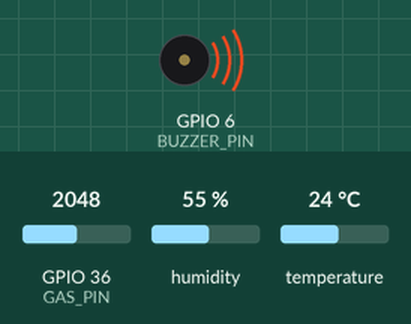
Bench run of a sketch on a simulated ESP32. On the bench: buzzer (waves = sounding). The inputs (shaded band) are chosen by the test bench; at power-on: GPIO 36 (GAS_PIN) = 2048, humidity 55 %, temperature 24 °C. WiFi joins after 1.5 s; servers stay silent unless stated; uploads are accepted with an empty reply; what the sketch prints to the serial monitor is not drawn.

Above: at 3.0 s.
3.1 s: GPIO 36 (GAS_PIN) set to 1926
At 4.0 s:
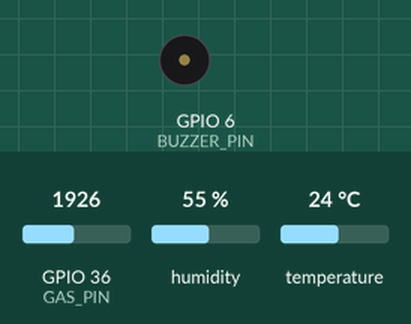
9.4 s: GPIO 36 (GAS_PIN) set to 2040
At 10.2 s:
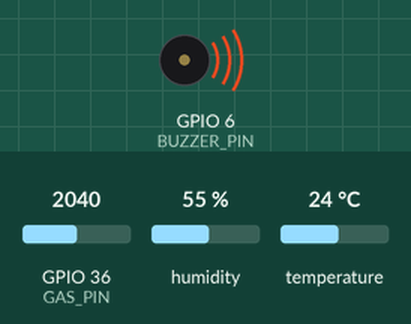
10.9 s: GPIO 36 (GAS_PIN) set to 1960
At 12.3 s:
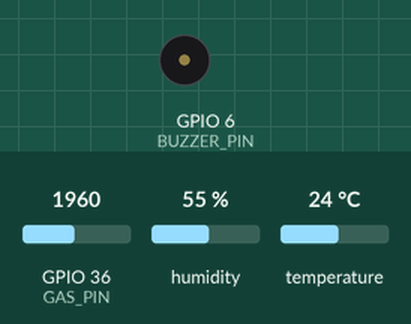
Timing chart, 0 to 13.9 s (numbered marks = the images above; inputs shaded):
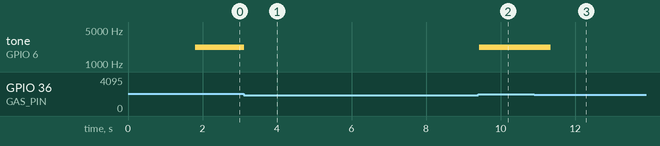

Measured:
- the behaviour switches between 2000 and 1999 on GPIO 36 (GAS_PIN) (found by bisection; images 0 and 1)
- after the input at 3.1 s, tone on GPIO 6 (BUZZER_PIN): 2200 Hz → silent at once
- after the input at 9.4 s, tone on GPIO 6 (BUZZER_PIN): silent → 2200 Hz at once
- after the input at 10.9 s, tone on GPIO 6 (BUZZER_PIN): 2200 Hz → silent after 0.44 s

The sketch:

esp32_ornek_firmware.ino
```cpp
/*
  FireEye — Deneyap Kart 1A Örnek Firmware (HTTP)
  ------------------------------------------------
  MQTT / HiveMQ KULLANILMAZ. Kart, Cloudflare Worker'a HTTPS ile bağlanır:
    - 3 saniyede bir  POST /device/report   → sensör verisini gönderir
    - 3 saniyede bir  GET  /device/command  → panelden gelen komutu çeker

  Kimlik doğrulama: her cihazın kendi token'ı (X-Device-Token başlığı).
  Token panelde "Cihaz Ekle" veya "Token Yenile" ile üretilir ve YALNIZCA BİR KEZ
  gösterilir. Bu dosyadaki DEVICE_TOKEN alanına kopyala.

  Gerekli kütüphaneler (Arduino IDE > Library Manager):
    - WiFi.h, HTTPClient.h, WiFiClientSecure.h  (ESP32 çekirdeğinde hazır)
    - DHT sensor library (Adafruit) + Adafruit Unified Sensor
      (Arduino IDE > Library Manager > "DHT sensor library" by Adafruit)

  Deneyap Kart 1A (ESP32-WROVER-E) varsayılan bağlantılar:
    - DHT11 / DHT22  veri  → D4
    - MQ-2 / MQ-9    analog→ A0   (A0-A3 sadece giriş, 0-3.3 V)
    - Buzzer         (+)   → D5   (VCC/3V3 ve GND'yi de bağla)

  NOT: Pinler örnektir. Kartının üzerindeki etiketlere göre aşağıdaki
  #define satırlarını değiştir. MQ-2 çıkışı 5 V ise mutlaka gerilim bölücü
  (ör. 10k + 20k) kullan, aksi halde kart zarar görür.
*/

#include <WiFi.h>
#include <HTTPClient.h>
#include <WiFiClientSecure.h>
#include <DHT.h>

// ---------------------------------------------------------------------------
// 1) KENDİ BİLGİLERİN
// ---------------------------------------------------------------------------
const char* WIFI_SSID     = "WIFI_ADIN";
const char* WIFI_PASSWORD = "WIFI_SIFREN";

const char* WORKER_BASE   = "https://fireeye-api.ereny116011.workers.dev";

// Panelde cihaz oluşturunca gösterilen "Cihaz Token'ı" (fe_ ile başlar)
const char* DEVICE_TOKEN  = "fe_BURAYA_TOKEN";

// Panelde görünen "Cihaz Anahtarı" (örn. salon-sensoru-3f9a1c)
const char* DEVICE_KEY    = "BURAYA_CIHAZ_ANAHTARI";

// ---------------------------------------------------------------------------
// 2) PİNLER VE AYARLAR
// ---------------------------------------------------------------------------
#define DHT_PIN            D4      // DHT veri bacağı
#define DHT_TYPE           DHT22   // DHT11 kullanıyorsan DHT11 yaz
#define GAS_PIN            A0      // MQ-2 / MQ-9 analog çıkışı
#define BUZZER_PIN         D5      // Buzzer (+)

#define REPORT_INTERVAL_MS   3000UL   // veri gönderme aralığı
#define COMMAND_INTERVAL_MS  3000UL   // komut kontrol aralığı
#define DEFAULT_GAS_THRESHOLD 2000    // temiz havada ~200-400; kalibrasyonla değiştir
#define MUTE_MS              60000UL  // "sustur" sonrası sessiz kalma süresi
#define WIFI_RETRY_MS        10000UL

// ---------------------------------------------------------------------------
// 3) DURUM
// ---------------------------------------------------------------------------
DHT dht(DHT_PIN, DHT_TYPE);

unsigned long lastReportMs = 0;
unsigned long lastCommandMs = 0;
unsigned long lastWiFiTryMs = 0;
unsigned long mutedUntilMs = 0;

int  gasThreshold = DEFAULT_GAS_THRESHOLD;
int  lastGas = 0;
float lastTemp = NAN;
float lastHum = NAN;
bool alarmActive = false;
bool dhtFault = false;
bool buzzerOn = false;

// Ölçümler arasında en az DHT_MIN_MS geçmeli (DHT11: 1 sn, DHT22: 2 sn)
unsigned long lastDhtReadMs = 0;
const unsigned long DHT_MIN_MS = 2100UL;

// ---------------------------------------------------------------------------
// 4) YARDIMCILAR
// ---------------------------------------------------------------------------
void buzzer(bool on) {
    if (on == buzzerOn) return;
    buzzerOn = on;
    if (on) tone(BUZZER_PIN, 2200);
    else    noTone(BUZZER_PIN);
}

void beepTest() {
    for (int i = 0; i < 3; i++) {
        tone(BUZZER_PIN, 2400);
        delay(180);
        noTone(BUZZER_PIN);
        delay(180);
    }
    buzzerOn = false;
}

void connectWiFi() {
    if (WiFi.status() == WL_CONNECTED) return;
    if (millis() - lastWiFiTryMs < WIFI_RETRY_MS && lastWiFiTryMs != 0) return;
    lastWiFiTryMs = millis();

    Serial.print("WiFi'ye bağlanılıyor: ");
    Serial.println(WIFI_SSID);
    WiFi.mode(WIFI_STA);
    WiFi.begin(WIFI_SSID, WIFI_PASSWORD);

    unsigned long start = millis();
    while (WiFi.status() != WL_CONNECTED && millis() - start < 15000UL) {
        delay(300);
        Serial.print('.');
    }
    Serial.println();
    if (WiFi.status() == WL_CONNECTED) {
        Serial.print("Bağlandı, IP: ");
        Serial.println(WiFi.localIP());
    } else {
        Serial.println("WiFi bağlantısı kurulamadı, tekrar denenecek.");
    }
}

// Sayıyı JSON/telemetri için biçimler (virgül değil nokta).
String num(float value, int decimals) {
    if (isnan(value) || isinf(value)) return String("0");
    return String(value, decimals);
}

// Sunucuya sensör verisini gönderir.
void reportTelemetry() {
    if (WiFi.status() != WL_CONNECTED) return;

    String durum;
    if (alarmActive) {
        durum = "ALARM";
    } else if (mutedUntilMs && millis() < mutedUntilMs) {
        durum = "SUSTURULDU";
    } else {
        durum = "NORMAL";
    }

    String payload = "TELEMETRI;SICAKLIK=" + num(lastTemp, 1) +
                     ";NEM=" + num(lastHum, 1) +
                     ";GAZ=" + String(lastGas) +
                     ";ESIK=" + String(gasThreshold) +
                     ";DURUM=" + durum +
                     ";ISINIYOR=" + String(dhtFault ? 1 : 0);

    // JSON'u elle kuruyoruz: ek kütüphane gerekmez, payload tırnak içermez.
    String body = "{\"device_key\":\"" + String(DEVICE_KEY) + "\",\"payload\":\"" + payload + "\"}";

    WiFiClientSecure client;
    client.setInsecure();   // Sertifika doğrulaması yapılmaz (örnek amaçlı)

    HTTPClient http;
    http.setTimeout(8000);
    http.begin(client, String(WORKER_BASE) + "/device/report");
    http.addHeader("Content-Type", "application/json");
    http.addHeader("X-Device-Token", DEVICE_TOKEN);

    int code = http.POST(body);
    if (code == 200) {
        Serial.print("[rapor] ok  ");
        Serial.println(payload);
    } else {
        Serial.print("[rapor] HTTP ");
        Serial.print(code);
        Serial.print(" ");
        Serial.println(http.getString());
    }
    http.end();
}

// Panelden kuyruğa bırakılan komutu çeker ve uygular.
void pollCommand() {
    if (WiFi.status() != WL_CONNECTED) return;

    WiFiClientSecure client;
    client.setInsecure();

    HTTPClient http;
    http.setTimeout(8000);
    String url = String(WORKER_BASE) + "/device/command?device_key=" + String(DEVICE_KEY);
    http.begin(client, url);
    http.addHeader("X-Device-Token", DEVICE_TOKEN);

    int code = http.GET();
    String body = http.getString();
    http.end();

    if (code != 200) {
        Serial.print("[komut] HTTP ");
        Serial.println(code);
        return;
    }

    int idx = body.indexOf("\"command\":\"");
    if (idx < 0) return;   // "command":null → komut yok

    int start = idx + 11;
    int end = body.indexOf('"', start);
    if (end < 0) return;
    String cmd = body.substring(start, end);
    cmd.trim();
    if (!cmd.length()) return;

    Serial.print("[komut] ");
    Serial.println(cmd);

    if (cmd == "kapat") {
        // Alarmı sustur: 60 saniye sessiz, süre bitince gaz hâlâ yüksekse tekrar öter.
        mutedUntilMs = millis() + MUTE_MS;
        alarmActive = false;
        buzzer(false);
        Serial.println("Alarm susturuldu.");
    } else if (cmd == "durum") {
        reportTelemetry();
    } else if (cmd == "buzzer_test") {
        beepTest();
    } else if (cmd.startsWith("esik:")) {
        int value = cmd.substring(5).toInt();
        if (value >= 1 && value <= 4095) {
            gasThreshold = value;
            Serial.print("Yeni eşik: ");
            Serial.println(gasThreshold);
        }
    }
}

void readSensors() {
    lastGas = analogRead(GAS_PIN);

    if (millis() - lastDhtReadMs >= DHT_MIN_MS) {
        lastDhtReadMs = millis();
        float t = dht.readTemperature();
        float h = dht.readHumidity();
        if (!isnan(t) && !isnan(h)) {
            lastTemp = t;
            lastHum = h;
            dhtFault = false;
        } else {
            dhtFault = true;   // sensör ısınıyor veya bağlı değil
        }
    }
}

void updateAlarm() {
    bool muted = mutedUntilMs && millis() < mutedUntilMs;

    if (lastGas >= gasThreshold) {
        if (!muted) {
            alarmActive = true;
            buzzer(true);
        } else {
            alarmActive = false;
            buzzer(false);
        }
    } else {
        alarmActive = false;
        mutedUntilMs = 0;
        buzzer(false);
    }
}

// ---------------------------------------------------------------------------
// 5) SETUP / LOOP
// ---------------------------------------------------------------------------
void setup() {
    Serial.begin(115200);
    delay(300);
    Serial.println();
    Serial.println("FireEye — Deneyap Kart 1A (HTTP) basliyor");

    pinMode(GAS_PIN, INPUT);
    pinMode(BUZZER_PIN, OUTPUT);
    noTone(BUZZER_PIN);

    dht.begin();

    connectWiFi();
}

void loop() {
    if (WiFi.status() != WL_CONNECTED) {
        connectWiFi();
    }

    readSensors();
    updateAlarm();

    unsigned long now = millis();

    if (now - lastReportMs >= REPORT_INTERVAL_MS || lastReportMs == 0) {
        lastReportMs = now;
        reportTelemetry();
    }

    if (now - lastCommandMs >= COMMAND_INTERVAL_MS || lastCommandMs == 0) {
        lastCommandMs = now;
        pollCommand();
    }

    delay(50);
}
```
